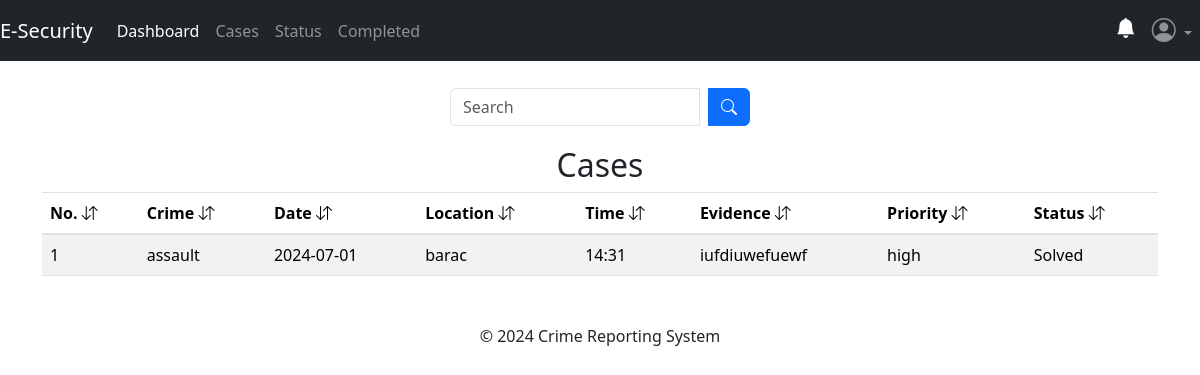
The page /officer/assigned-cases (signed in) on the database as committed earlier.
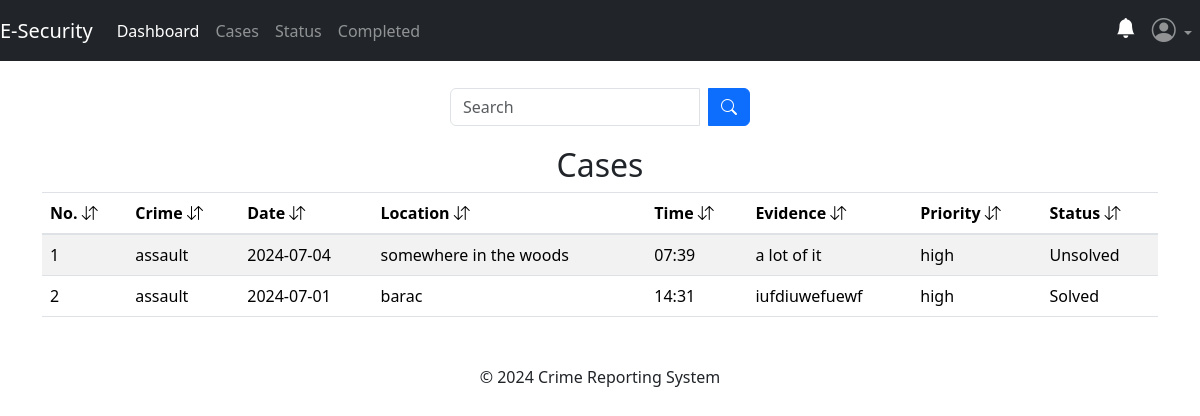
The same page on the database as committed later.
### app/officers/models.py (models this page shows, shortened)
class CaseReport(db.Model, UserMixin):
    report_id = db.Column(db.Integer, primary_key=True)
    crime_type = db.Column(db.String(120), nullable=False)
    location = db.Column(db.String(40), nullable=False)
    phone_number = db.Column(db.String(10))
    date = db.Column(db.String(10), nullable=False)
    time = db.Column(db.String(10), nullable=False)
    description = db.Column(db.Text, nullable=False)
    evidence = db.Column(db.Text, nullable=False)
    urgency = db.Column(db.String(10), nullable=False)
    deadline = db.Column(db.String(20), nullable=True)
    status = db.Column(db.String(50), nullable=True)
    reports = db.Column(db.Text, nullable=True)
    created_at = db.Column(db.DateTime(timezone=True), default=current_time())
    assigned_officer_id = db.Column(db.Integer, db.ForeignKey('officers.officer_id'))
    assigned_officer = db.relationship('Officers', back_populates='assignments')

### app/officers/routes.py (the view)
@officers.route('/officer/assigned-cases')
@officer_required
def assignedCase():
    officer_id = session['officer_id']
    search_assigned = request.args.get('search_assigned', '')
    try:
        if search_assigned:
            all_cases_assigned = CaseReport.query.filter(
                CaseReport.assigned_officer_id == officer_id
            ).filter(
                or_(
                CaseReport.crime_type.ilike(f'%{search_assigned}%') |
                CaseReport.location.ilike(f'%{search_assigned}%') |
                CaseReport.date.ilike(f'%{search_assigned}%') |
                CaseReport.time.ilike(f'%{search_assigned}%') |
                CaseReport.created_at.ilike(f'%{search_assigned}%') |
                CaseReport.status.ilike(f'%{search_assigned}%') |
                CaseReport.urgency.ilike(f'%{search_assigned}%')
                )
            ).all()
        else:
            all_cases_assigned = CaseReport.query.filter_by(assigned_officer_id=officer_id).all()
    except:
        current_app.logger.error("Database error:")
        flash("No report with the keyword.", "warning")
        return redirect(url_for('officers.assignedCase'))
    return render_template('officer/assigned-cases.html', all_cases_assigned=all_cases_assigned)

### app/officers/routes.py (called while the page is built)
def officer_required(f):
    @wraps(f)
    def decorated_function(*args, **kwargs):
        if not session.get('officer_id'):
            flash('You need to be logged in as an officer to access the page.', 'danger')
            return redirect(url_for('officers.officerLogin'))
        return f(*args, **kwargs)
    return decorated_function

### app/templates/officer/assigned-cases.html (shortened to what this page needs)
{% extends 'officer/master.html' %}
{% block content %}
<div class="container">
    <br>
    <form method="GET, POST" action="{{ url_for('officers.assignedCase') }}" class="search-form">
        <div class="input-group search-input">
            <input type="text" name="search_assigned" class="form-control" placeholder="Search">
            <div class="input-group-append ms-2">
                <button type="submit" class="btn btn-primary">
                    <i class="bi bi-search"></i>
                </button>
            </div>
        </div>
    </form>
{% if all_cases_assigned %}
  <table class="table table-striped table-hover">
    <h2 style="text-align: center;">Cases</h2>
    <thead>
        <tr>
            <th scope="col">No. <i class="bi bi-arrow-down-up"></i></th>
            <th scope="col">Crime <i class="bi bi-arrow-down-up"></i></th>
            <th scope="col">Date <i class="bi bi-arrow-down-up"></i></th>
            <th scope="col">Location <i class="bi bi-arrow-down-up"></i></th>
            <th scope="col">Time <i class="bi bi-arrow-down-up"></i></th>
            <th scope="col">Evidence <i class="bi bi-arrow-down-up"></i></th>
            <th scope="col">Priority <i class="bi bi-arrow-down-up"></i></th>
            <th scope="col">Status <i class="bi bi-arrow-down-up"></i></th>
        </tr>
    </thead>
    <tbody>
        {% for cases in all_cases_assigned %}
            <tr  onclick="caseDetails('{{ cases.report_id }}')" style="cursor: pointer;">
                <td>{{ loop.index }}</td>
                <td>{{ cases.crime_type }}</td>
                <td>{{ cases.date }}</td>
                <td>{{ cases.location }}</td>
                <td>{{ cases.time }}</td>
                <td>{{ cases.evidence }}</td>
                <td>{{ cases.urgency }}</td>
                <td>{{ cases.status }}</td>
            </tr>
        {% endfor %}
    </tbody>
  </table>
{% endif %}
{% endblock content %}

Rows that differ between the two databases and show on the page:
now on this page (row edited): CaseReport: crime_type "assault", date "2024-07-04", location "somewhere in the woods", time "07:39", evidence "a lot of it", urgency "high", status "Unsolved"
